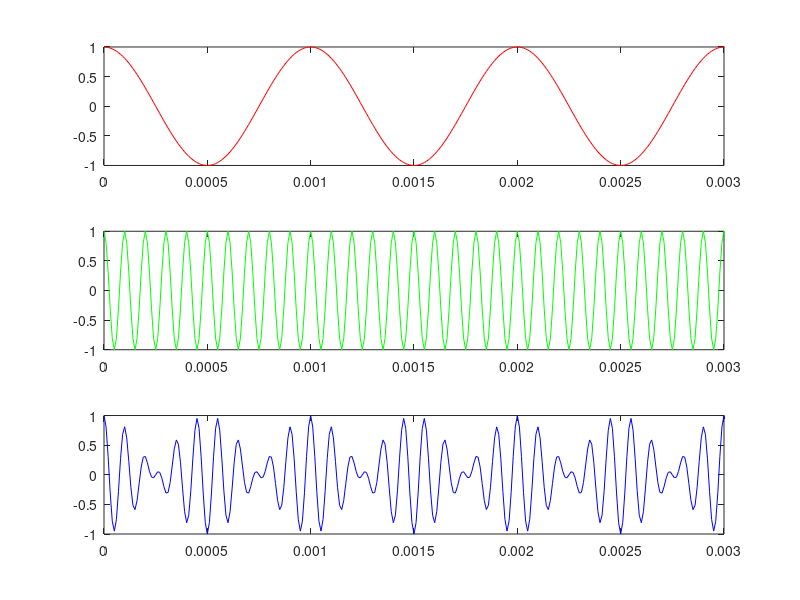
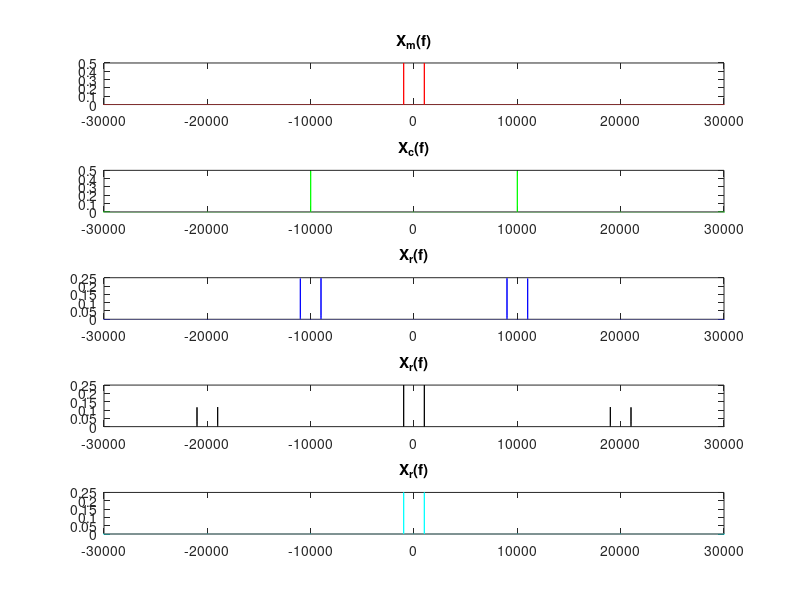
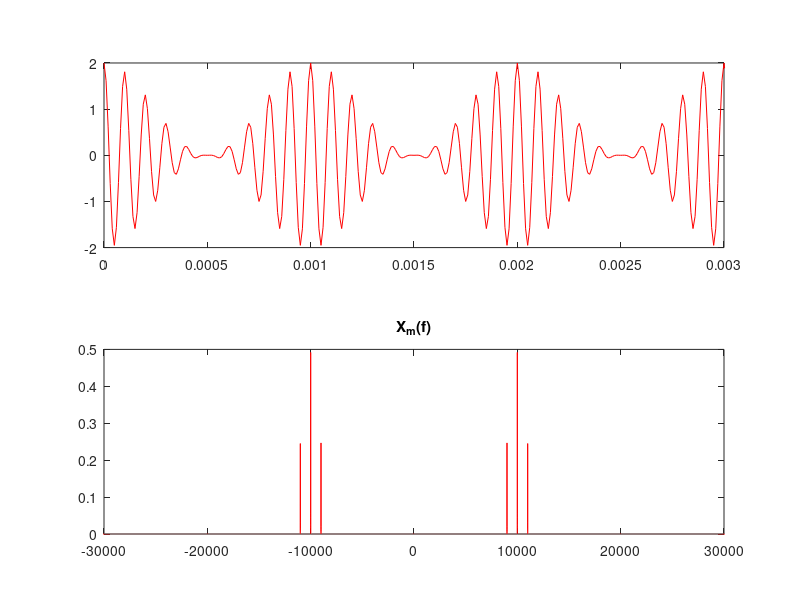

The MATLAB script that drew these images, in order:
pkg load signal;
close all;
clc;
clear all;

Am_t = 1;
Ac_t = 1;

fm = 1e3;
fc = 10e3;

fs = 10*fc
Ts = 1/fs;
T = 1/fm;

t_final = 2

t = [0:Ts:t_final];

passo_f = 1/t_final;
f = [-fs/2:passo_f:fs/2];


xm_t = Am_t * cos(2*pi*fm*t);
xc_t = Ac_t * cos(2*pi*fc*t);

xr_t = xm_t .* xc_t;
rr_t = xr_t .* xc_t;


xm_f = fft(xm_t)/length(xm_t);
xm_f = fftshift(xm_f);
xc_f = fft(xc_t)/length(xc_t);
xc_f = fftshift(xc_f);
xr_f = fft(xr_t)/length(xr_t);
xr_f = fftshift(xr_f);

rr_f = fft(rr_t)/length(rr_t);
rr_f = fftshift(rr_f);

amdsbtc_t = Am_t.*(1 + cos(2*pi*fm*t)).*Ac_t.*cos(2*pi*fc*t);

amdsbtc_f = fft(amdsbtc_t)/length(amdsbtc_t);
amdsbtc_f = fftshift(amdsbtc_f);

f_cut = 2000;
filtro_pb = [zeros(1, 96e3) ones(1,8001) zeros(1, 96e3)];

m_f_pb = rr_f .* filtro_pb;
m_t_pb = ifft(m_f_pb)/length(m_f_pb);



figure(1)
subplot(311)
plot(t,xm_t,"r")
xlim([0 3*T])

subplot(312)
plot(t,xc_t,"g")
xlim([0 3*T])

subplot(313)
plot(t,xr_t,"b")
xlim([0 3*T])

figure(2)
subplot(511);
plot(f,abs(xm_f),"r")
title("X_m(f)");
xlim([-3*fc 3*fc])

subplot(512);
plot(f,abs(xc_f),"g")
title("X_c(f)");
xlim([-3*fc 3*fc])

subplot(513);
plot(f,abs(xr_f),"b")
title("X_r(f)");
xlim([-3*fc 3*fc])

subplot(514);
plot(f,abs(rr_f),"k")
title("X_r(f)");
xlim([-3*fc 3*fc])

subplot(515);
plot(f,abs(m_f_pb),"c")
title("X_r(f)");
xlim([-3*fc 3*fc])

figure(3)
subplot(211)
plot(t,amdsbtc_t,"r")
xlim([0 3*T])

subplot(212);
plot(f,abs(amdsbtc_f),"r")
title("X_m(f)");
xlim([-3*fc 3*fc])


